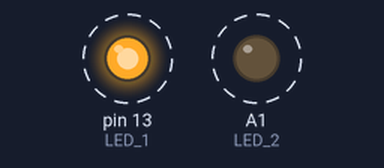
A sketch run on a simulated Arduino Mega 2560, built with avr-gcc and run on an emulated ATmega2560. Shown: output pins drawn as LEDs (lit = HIGH). Dashed ring = blinking.

Above: at 0.5 s.
Timing chart, 0 to 4.6 s (numbered marks = the images above):
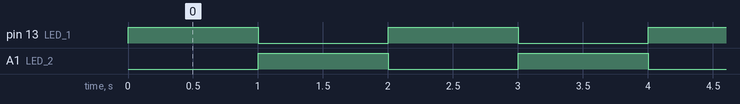

Measured:
- by itself, pin 13 (LED_1), A1 (LED_2): alternates HIGH for 1.0 s and LOW for 1.0 s

The sketch:

led_due_alternati.ino
```cpp
// Progetto: Due LED alternati
// Autore: Giovanni Galofaro
// Scheda: Arduino Mega 2560 R3
//
// Due LED si accendono alternativamente.
// Ogni LED rimane acceso per 1 secondo.

const int LED_1 = 13;
const int LED_2 = A1;

void setup() {
  pinMode(LED_1, OUTPUT);
  pinMode(LED_2, OUTPUT);
}

void loop() {
  digitalWrite(LED_1, HIGH);
  digitalWrite(LED_2, LOW);
  delay(1000);

  digitalWrite(LED_1, LOW);
  digitalWrite(LED_2, HIGH);
  delay(1000);
}
```
